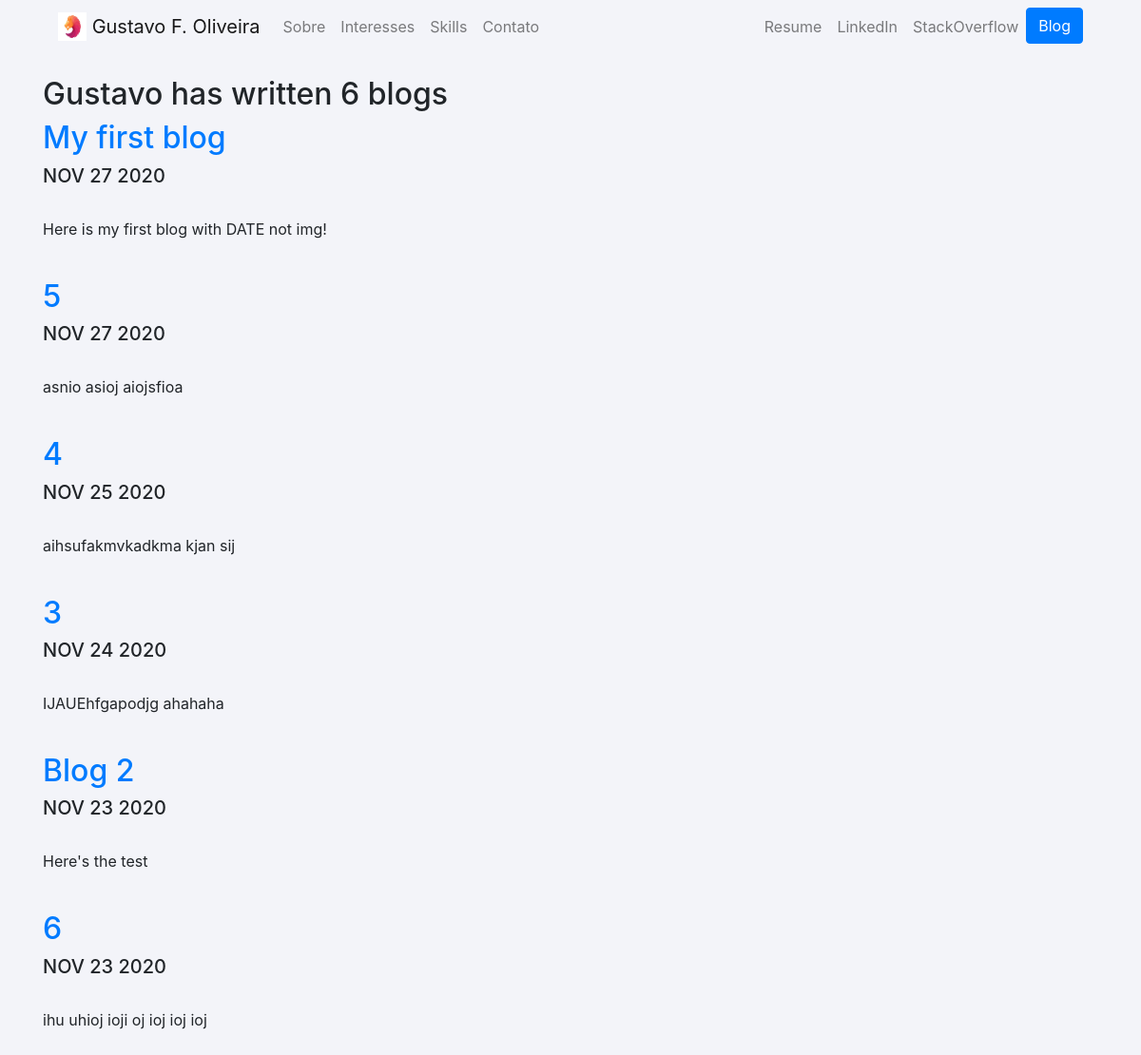
/blog/, run on an earlier commit of the app's database.
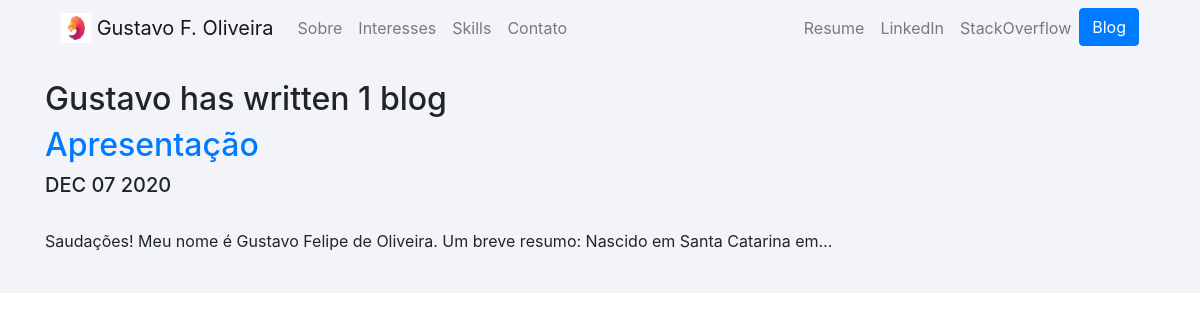
And on a later commit of the database.
### blog/models.py (models this page shows, shortened)
class Blog(models.Model):
    title = models.CharField(max_length = 250)
    description = models.TextField()
    date = models.DateField() #in the console 1 -> datetime.date.today()

### blog/views.py (the view)
# urls.py: path('', views.all_blogs, name='all_blogs'),
def all_blogs(request):
    blogs = Blog.objects.order_by('-date')
    return render(request, 'blog/all_blogs.html', {'blogs':blogs})

### blog/templates/blog/all_blogs.html (shortened to what this page needs)
<link rel="stylesheet" href="https://cdn.jsdelivr.net/npm/bootstrap@4.5.3/dist/css/bootstrap.min.css">
{% extends 'portifolio/base.html' %}
{% block content%}
<br>
<h2>Gustavo has written {{ blogs.count }} blog{{ blogs.count|pluralize }}</h2>
{% for blog in blogs %}
<a href="{% url 'blog:detail' blog.id %}"><h2>{{ blog.title }}</h2></a>
<h5>{{ blog.date|date:'M d Y'|upper }}</h5>
<br>
<p>{{ blog.description|striptags|truncatechars:100 }}</p>
<br>
{% endfor %}
{% endblock %}

### portifolio/templates/portifolio/base.html (shortened to what this page needs)
{% load static %}
<!doctype html>
<html lang="en">
<head>
  <link rel="stylesheet" href="https://cdn.jsdelivr.net/npm/bootstrap@4.5.3/dist/css/bootstrap.min.css">
  <link rel="stylesheet" href="{% static 'portfolio/bootstrap.css' %}">
</head>
<body >
  <div style="background-color: rgba(232, 233, 243, 0.5)">
  <div class="container">
    <nav class="navbar navbar-expand-lg navbar-light transparent">
        <a class="navbar-brand" href="{% url 'home' %}">
          <img src="{% static "portifolio/Logo.png" %}" width="30" height="30" class="d-inline-block align-top" alt="Gus's Logo">
          <span>Gustavo F. Oliveira</span>
        </a>
      <div class="collapse navbar-collapse" id="navbarSupportedContent">
                <ul class="navbar-nav">
                    <li class="nav-item"><a class="nav-link js-scroll-trigger" href="#sobre">Sobre</a></li>
                    <li class="nav-item"><a class="nav-link js-scroll-trigger" href="#interesses">Interesses</a></li>
                    <li class="nav-item"><a class="nav-link js-scroll-trigger" href="#skills">Skills</a></li>
                    <li class="nav-item"><a class="nav-link js-scroll-trigger" href="#contato">Contato</a></li>
                </ul>
            </div>
        <div class="collapse navbar-collapse text-center" id="navbarNav">
          <ul class="navbar-nav ml-auto">
            <li class="nav-item">
              <a class="nav-link" href="{% static 'portifolio/resume.pdf' %}">Resume</a>
            </li>
            <li class="nav-item">
              <a class="nav-link" href="https://www.linkedin.com/in/gustavo-f-oliveira/" target="_blank">LinkedIn</a>
            </li>
            <li class="nav-item">
              <a class="nav-link" href="https://stackoverflow.com/users/14650025/gustavo-felipe-oliveira" target="_blank">StackOverflow</a>
            </li>
            <li>
              <a role="button" href="{% url 'blog:all_blogs' %}" class="btn btn-primary">Blog</a>
            </li>
          </ul>
        </div>
    </nav>
  </div>
  <div class="container" >
    {% block content %}{% endblock %}
  </div>
</body>
</html>

What changed in the data, as far as the page shows it:
removed Blog: title "My first blog", date "NOV 27 2020", description "Here is my first blog with DATE not img!"
removed Blog: title "5", date "NOV 27 2020", description "asnio asioj aiojsfioa"
removed Blog: title "4", date "NOV 25 2020", description "aihsufakmvkadkma kjan sij"
removed Blog: title "3", date "NOV 24 2020", description "IJAUEhfgapodjg ahahaha"
removed Blog: title "Blog 2", date "NOV 23 2020", description "Here's the test"
removed Blog: title "6", date "NOV 23 2020", description "ihu uhioj ioji oj ioj ioj ioj"
added Blog: title "Apresentação", date "DEC 07 2020", description "Saudações! Meu nome é Gustavo Felipe de Oliveira. Um breve resumo: Nascido em Santa Catarina em…"
Also different on the page:
{{ blogs.count }}: "6" → "1"
